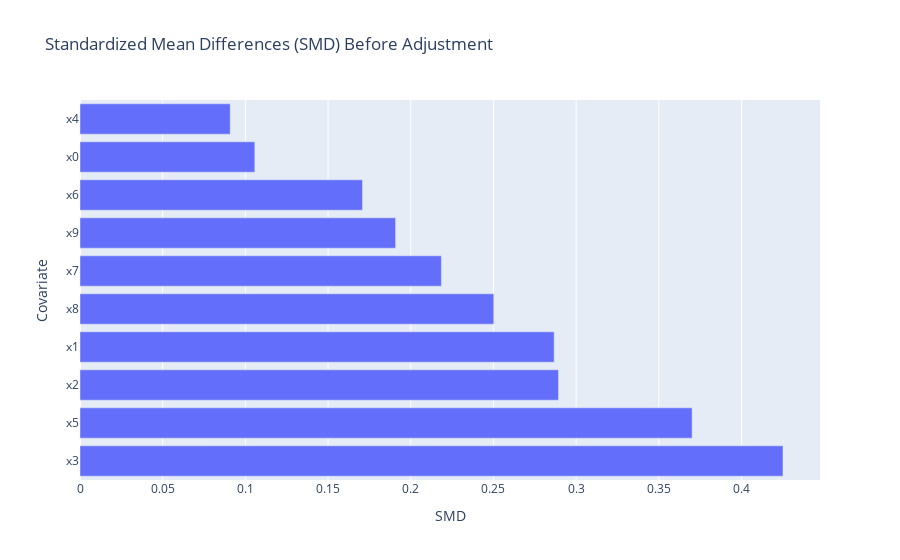

Notebook source saved alongside this figure:
### Markdown cell above
## Visualize Standardized Mean Differences (SMD)

### Code cell
from sklearn.preprocessing import StandardScaler
# Assume df is your loaded DataFrame
X = df[[col for col in df.columns if col.startswith("x")]]
T = df["treatment"]

# Standardize features (important for SMD)
X_std = pd.DataFrame(StandardScaler().fit_transform(X), columns=X.columns)

# Compute SMD
treated = X_std[T == 1]
control = X_std[T == 0]
smd = (treated.mean() - control.mean()).abs()

# Plot
smd_df = smd.sort_values(ascending=False).reset_index()
smd_df.columns = ["Covariate", "SMD"]

fig = px.bar(
    smd_df, x="SMD", y="Covariate", orientation="h",
    title="Standardized Mean Differences (SMD) Before Adjustment"
)
fig.show()

### Figure 1 — Plotly figure (JSON) as saved in the notebook; plotly's stock layout.template omitted (floating-point values rounded to 4 significant figures)
{"data": [{"hovertemplate": "SMD=%{x}<br>Covariate=%{y}<extra></extra>", "legendgroup": "", "marker": {"color": "#636efa", "pattern": {"shape": ""}}, "name": "", "orientation": "h", "showlegend": false, "textposition": "auto", "type": "bar", "x": [0.4251, 0.3702, 0.2894, 0.2867, 0.2502, 0.2185, 0.1908, 0.1708, 0.1057, 0.09084], "xaxis": "x", "y": ["x3", "x5", "x2", "x1", "x8", "x7", "x9", "x6", "x0", "x4"], "yaxis": "y"}], "layout": {"barmode": "relative", "legend": {"tracegroupgap": 0}, "title": {"text": "Standardized Mean Differences (SMD) Before Adjustment"}, "xaxis": {"anchor": "y", "domain": [0, 1], "title": {"text": "SMD"}}, "yaxis": {"anchor": "x", "domain": [0, 1], "title": {"text": "Covariate"}}}}
